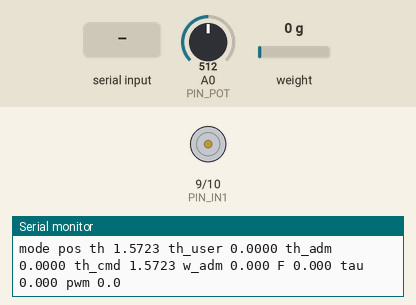
This sketch was run on a simulated Arduino Uno, built with avr-gcc and run on an emulated ATmega328P. Parts: motor-driver pin pairs drawn as motors (green arrow = first pin HIGH = forward, orange = second pin HIGH = backward, longer = more drive), the last lines printed to the serial monitor. Inputs (shaded band) come from the test bench; at power-on: weight on the scale 0 g, A0 (PIN_POT) = 512.

Above: at 3.2 s.
3.3 s: weight on the scale set to 100 g
At 5.08 s:
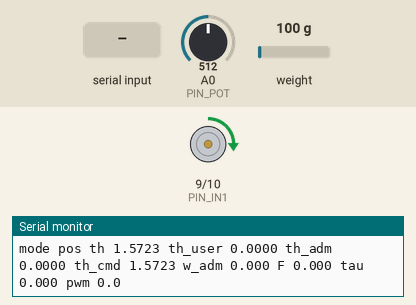
At 6.29 s:
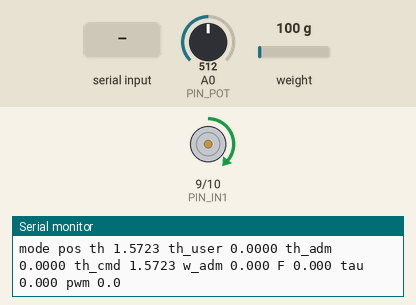
6.3 s: A0 (PIN_POT) set to 716
7.9 s: weight on the scale set to 3930 g
10.9 s: weight on the scale set to 4041 g
At 13.3 s:
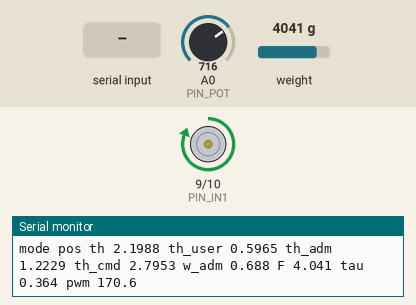
13.9 s: "p 1\n" received over Serial
At 14.07 s:
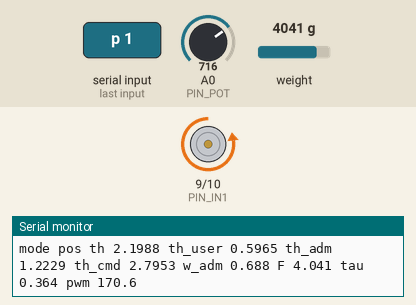
16.9 s: "p 150\n" received over Serial
Timing chart, 0 to 19.5 s (numbered marks = the images above; inputs shaded):
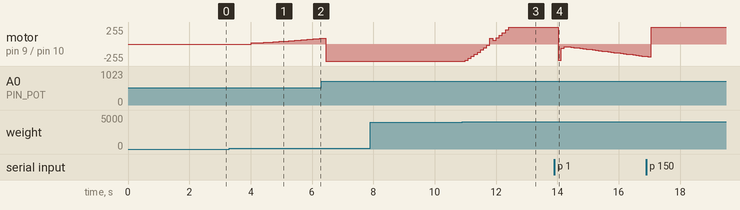

The sketch:

Admittance_pose_loop.ino
```cpp
#include <Arduino.h>
#include <HX711.h>

/* =================== Pins & hardware =================== */
const int PIN_IN1 = 9;     // H-bridge IN1 (PWM)
const int PIN_IN2 = 10;      // H-bridge IN2 (PWM)
const int PIN_POT = A0;     // potentiometer
const int PIN_HX_DOUT = 5;  // HX711 DOUT
const int PIN_HX_SCK  = 6;  // HX711 SCK

/* =================== Loop timing =================== */
const float LOOP_HZ = 1000.0f;
const unsigned long LOOP_DT_US = (unsigned long)(1e6f / LOOP_HZ);

/* =================== Angle limits (pot) =================== */
int POT_ADC_MIN = 0;
int POT_ADC_MAX = 1023;

const float THETA_MIN_DEG = 0.0f;
const float THETA_MAX_DEG = 180.0f;
const float THETA_MIN_RAD = THETA_MIN_DEG * DEG_TO_RAD;
const float THETA_MAX_RAD = THETA_MAX_DEG * DEG_TO_RAD;

/* =================== Motor drive =================== */
const int PWM_MAX = 255;            // keep your low PWM ceiling
const unsigned long REV_DEADTIME_US = 5;  // your current value (µs)
int lastSign = 0;

/* =================== Load cell & torque =================== */
HX711 scale;
float LC_CALIBRATION_FACTOR = 63800.0f;  // get_units() -> Newtons
const float ARM_LENGTH_M = 0.09f;
const float TORQUE_SIGN  = +1.0f;
const float FORCE_EMA_CUTOFF_HZ = 25.0f;  // gentle smoothing
float force_N_ema = 0.0f;

/* =================== Admittance =================== */
/*
   Jv * dw/dt + Bv * w + Kv*(theta - theta_eq) = tau_ext
   Backward-Euler step (your logic):
     spring = Kv*(theta - theta_eq)
     denom  = Jv + Bv*dt
     numer  = Jv*w_prev + (tau_ext - spring)*dt
     w_next = numer / denom
   Then Tustin integrate w -> theta_adm.
*/
float Jv = 0.02865f;
float Bv = 0.20257f;
float Kv = 0.35810f;
bool  USE_ADMITTANCE = true;

float theta_eq    = 0.0f;   // neutral angle (rad)
float w_adm       = 0.0f;   // admittance velocity (rad/s)
float w_adm_prev  = 0.0f;
float theta_adm   = 0.0f;

const float W_ADM_MAX      = 6.0f;       // |w_adm| [rad/s]
const float DW_ADM_MAX     = 30.0f;      // |dw/dt| [rad/s^2]
const float THETA_ADM_MAX  = 1.8f;       // |theta_adm| [rad]
const float DTHETA_MAX     = 2.0f;       // |Δtheta_adm|/s [rad/s]

/* =================== Command interface =================== */
enum CmdMode { CMD_POS, CMD_VEL };
CmdMode cmd_mode = CMD_POS;

// User command state
float theta_user = 0.0f;      // absolute position target (rad)
float w_user     = 0.0f;      // velocity command (rad/s)
float w_user_prev = 0.0f;
const float W_USER_MAX = 6.0f;

/* =================== Position PID (PWM units) =================== */
float Kp = 450.0f;   // PWM per rad      (your tuned gains kept)
float Ki = 150.0f;   // PWM per rad·s
float Kd = 17.0f;    // PWM per rad/s    (filtered derivative)
float iTerm = 0.0f;
float dTerm = 0.0f;
float err_prev = 0.0f;
const float D_TAU = 0.02f;         // derivative LPF time constant [s]
const float I_CLAMP = 0.6f * PWM_MAX;

/* =================== Runtime state =================== */
unsigned long lastLoopMicros = 0;

/* =================== Helpers =================== */
static inline float saturate(float x, float lo, float hi){
  if (x < lo) return lo;
  if (x > hi) return hi;
  return x;
}

static inline float emaAlpha(float fc, float dt){
  if (fc <= 0.0f) return 1.0f;
  float tau = 1.0f / (2.0f * PI * fc);
  return dt / (tau + dt);
}

static inline float emaStep(float y_prev, float x, float alpha){
  return y_prev + alpha * (x - y_prev);
}

static inline float potNorm(int adc){
  int a = constrain(adc, POT_ADC_MIN, POT_ADC_MAX);
  float x = (float)(a - POT_ADC_MIN) / (float)(POT_ADC_MAX - POT_ADC_MIN);
  return saturate(x, 0.0f, 1.0f);
}

static inline float adcToThetaRad(int adc){
  float x = potNorm(adc);
  return THETA_MIN_RAD + x * (THETA_MAX_RAD - THETA_MIN_RAD);
}

void setMotorPWM(float u_pwm_signed){
  if (u_pwm_signed >  PWM_MAX) u_pwm_signed =  PWM_MAX;
  if (u_pwm_signed < -PWM_MAX) u_pwm_signed = -PWM_MAX;

  int sign = (u_pwm_signed > 0) - (u_pwm_signed < 0);
  int mag  = (int)(fabs(u_pwm_signed) + 0.5f);

  if (sign && sign != lastSign && lastSign != 0){
    analogWrite(PIN_IN1, 0);
    analogWrite(PIN_IN2, 0);
    delayMicroseconds(REV_DEADTIME_US);
  }

  if      (sign > 0) { analogWrite(PIN_IN1, mag); analogWrite(PIN_IN2, 0); }
  else if (sign < 0) { analogWrite(PIN_IN1, 0);   analogWrite(PIN_IN2, mag); }
  else               { analogWrite(PIN_IN1, 0);   analogWrite(PIN_IN2, 0); }

  lastSign = sign;
}

/* =================== Serial command parser =================== */
/*
  p <deg>     : absolute position command (deg), uses position PID
  pr <rad>    : absolute position command (rad)
  vd <deg/s>  : velocity command (deg/s) -> integrated to position ref
  vr <rad/s>  : velocity command (rad/s) -> integrated to position ref
  adm on|off  : enable/disable admittance
  adm J B K   : set admittance parameters
  eq hold     : set theta_eq = current measured theta
*/
void parseSerial(){
  if (!Serial.available()) return;

  String cmd = Serial.readStringUntil('\n');
  cmd.trim();
  if (cmd.length() == 0) return;

  // tokenize
  int sp1 = cmd.indexOf(' ');
  String op = (sp1 < 0) ? cmd : cmd.substring(0, sp1);
  op.trim();

  auto rest = [&](int start)->String { String r = cmd.substring(start); r.trim(); return r; };

  if (op.equalsIgnoreCase("p")){
    float deg = rest(sp1+1).toFloat();
    theta_user = deg * DEG_TO_RAD;
    cmd_mode = CMD_POS;
  }
  else if (op.equalsIgnoreCase("pr")){
    float rad = rest(sp1+1).toFloat();
    theta_user = rad;
    cmd_mode = CMD_POS;
  }
  else if (op.equalsIgnoreCase("vd")){
    float dps = rest(sp1+1).toFloat();
    w_user = dps * DEG_TO_RAD;
    cmd_mode = CMD_VEL;
  }
  else if (op.equalsIgnoreCase("vr")){
    float rps = rest(sp1+1).toFloat();
    w_user = rps;
    cmd_mode = CMD_VEL;
  }
  else if (op.equalsIgnoreCase("adm")){
    String arg = rest(sp1+1);
    if (arg.equalsIgnoreCase("on")) { USE_ADMITTANCE = true;  }
    else if (arg.equalsIgnoreCase("off")) { USE_ADMITTANCE = false; theta_adm = 0; w_adm = 0; w_adm_prev = 0; }
    else {
      // parse J B K
      int i1 = arg.indexOf(' ');
      int i2 = arg.indexOf(' ', i1+1);
      if (i1>0 && i2>i1) {
        Jv = arg.substring(0,i1).toFloat();
        Bv = arg.substring(i1+1,i2).toFloat();
        Kv = arg.substring(i2+1).toFloat();
      }
    }
  }
  else if (op.equalsIgnoreCase("eq")){
    String a = rest(sp1+1);
    if (a.equalsIgnoreCase("hold")) {
      int adc0 = analogRead(PIN_POT);
      theta_eq = adcToThetaRad(adc0);
    }
  }

  while (Serial.available()) Serial.read(); // flush remainder
}

/* =================== Setup =================== */
void setup(){
  Serial.begin(115200);
  pinMode(PIN_IN1, OUTPUT);
  pinMode(PIN_IN2, OUTPUT);
  analogWrite(PIN_IN1, 0);
  analogWrite(PIN_IN2, 0);

  scale.begin(PIN_HX_DOUT, PIN_HX_SCK);
  scale.set_scale(LC_CALIBRATION_FACTOR);
  scale.tare(20);

  int adc0 = analogRead(PIN_POT);
  float th0 = adcToThetaRad(adc0);
  theta_eq   = th0;
  theta_user = th0;      // start from current angle for smoothness

  lastLoopMicros = micros();
}

/* =================== Main loop =================== */
void loop(){
  unsigned long now = micros();
  if ((now - lastLoopMicros) < LOOP_DT_US) { parseSerial(); return; }
  float dt = (now - lastLoopMicros) * 1e-6f;
  lastLoopMicros = now;
  if (dt <= 0.0f) return;

  parseSerial();

  /* --- Measure angle --- */
  int   adc        = analogRead(PIN_POT);
  float theta_meas = adcToThetaRad(adc);

  /* --- Force → torque (EMA) --- */
  float force_N = force_N_ema;
  if (scale.is_ready()){
    force_N = scale.get_units(1);  // Newtons
  }
  float aF = emaAlpha(FORCE_EMA_CUTOFF_HZ, dt);
  force_N_ema = emaStep(force_N_ema, force_N, aF);
  float tau_ext = TORQUE_SIGN * force_N_ema * ARM_LENGTH_M;

  /* --- Admittance: your backward-Euler step for w_adm --- */
  float spring = Kv * (theta_meas - theta_eq);
  float denom  = Jv + Bv * dt;
  float numer  = Jv * w_adm + (tau_ext - spring) * dt;
  float w_next = numer / max(1e-6f, denom);

  // rate & magnitude clamps
  float dw_max = DW_ADM_MAX * dt;
  w_next = saturate(w_next, w_adm - dw_max, w_adm + dw_max);
  w_adm  = saturate(w_next, -W_ADM_MAX, W_ADM_MAX);

  // Tustin integration to theta_adm
  float dtheta_adm = 0.5f * dt * (w_adm + w_adm_prev);
  float dtheta_max = DTHETA_MAX * dt;
  dtheta_adm       = saturate(dtheta_adm, -dtheta_max, dtheta_max);
  theta_adm       += dtheta_adm;
  theta_adm        = saturate(theta_adm, -THETA_ADM_MAX, THETA_ADM_MAX);
  w_adm_prev       = w_adm;

  /* --- Command handling --- */
  if (cmd_mode == CMD_VEL){
    // integrate user velocity into position reference (Tustin); keep within mech limits
    w_user = saturate(w_user, -W_USER_MAX, W_USER_MAX);
    float dtheta_user = 0.5f * dt * (w_user + w_user_prev);
    float dtheta_user_max = DTHETA_MAX * dt;
    dtheta_user = saturate(dtheta_user, -dtheta_user_max, dtheta_user_max);
    theta_user += dtheta_user;
    theta_user  = saturate(theta_user, THETA_MIN_RAD, THETA_MAX_RAD);
    w_user_prev = w_user;
  }
  // else CMD_POS: theta_user is set directly via p/pr

  /* --- Position PID on θ_cmd = θ_user + θ_adm --- */
  float theta_cmd = USE_ADMITTANCE ? (theta_user + theta_adm) : theta_user;

  float e = theta_cmd - theta_meas;
  if (fabs(e) < 0.0262f){ e = 0.0f;}  // ~1.5° deadband (your value)

  // Integrator with clamp (anti-windup)
  iTerm += Ki * e * dt;
  iTerm  = saturate(iTerm, -I_CLAMP, I_CLAMP);

  // Filtered derivative: dTerm += α*(de/dt - dTerm)
  float de_dt   = (e - err_prev) / dt;
  float alpha_d = dt / (D_TAU + dt);
  dTerm += alpha_d * (de_dt - dTerm);
  err_prev = e;

  float u_pwm = Kp * e + iTerm + Kd * dTerm;
  u_pwm = saturate(u_pwm, -PWM_MAX, PWM_MAX);


  setMotorPWM(u_pwm);

  /* --- Telemetry (~10 Hz) --- */
  static uint32_t dbg_div = 0;
  if ((dbg_div++ % (uint32_t)(LOOP_HZ / 10)) == 0){
    Serial.print(F("mode "));   Serial.print((cmd_mode==CMD_POS)?"pos":"vel");
    Serial.print(F(" th "));    Serial.print(theta_meas, 4);
    Serial.print(F(" th_user "));Serial.print(e, 4);
    Serial.print(F(" th_adm "));Serial.print(theta_adm, 4);
    Serial.print(F(" th_cmd "));Serial.print(theta_cmd, 4);
    Serial.print(F(" w_adm ")); Serial.print(w_adm, 3);
    Serial.print(F(" F "));     Serial.print(force_N_ema, 3);
    Serial.print(F(" tau "));   Serial.print(tau_ext, 3);
    Serial.print(F(" pwm "));   Serial.println(u_pwm, 1);
  }
}
```

Measured:
- the behaviour switches between 3966 and 3967 g on weight on the scale (found by bisection; images 2 and 3)
- after the input at 3.3 s, motor on pin 9 (PIN_IN1) / pin 10 (PIN_IN2): moves from stopped to forward 84/255 over 2.2 s, starting after 0.73 s
- after the input at 7.9 s, every drawn part: stays the same
- after the input at 13.9 s, motor on pin 9 (PIN_IN1) / pin 10 (PIN_IN2): forward 255/255 → backward 243/255 after 0.13 s, → backward 66/255 0.10 s later, → backward 42/255 0.10 s later, → backward 43/255 0.10 s later, … (29 changes in this stretch)
